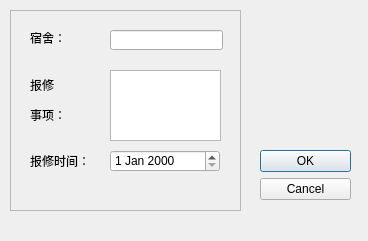
<?xml version="1.0" encoding="UTF-8"?>
<ui version="4.0">
 <class>Dialog_addrepair</class>
 <widget class="QDialog" name="Dialog_addrepair">
  <property name="geometry">
   <rect>
    <x>0</x>
    <y>0</y>
    <width>368</width>
    <height>241</height>
   </rect>
  </property>
  <property name="windowTitle">
   <string>Dialog</string>
  </property>
  <widget class="QDialogButtonBox" name="buttonBox">
   <property name="geometry">
    <rect>
     <x>260</x>
     <y>150</y>
     <width>91</width>
     <height>61</height>
    </rect>
   </property>
   <property name="orientation">
    <enum>Qt::Vertical</enum>
   </property>
   <property name="standardButtons">
    <set>QDialogButtonBox::Cancel|QDialogButtonBox::Ok</set>
   </property>
  </widget>
  <widget class="QFrame" name="frame">
   <property name="geometry">
    <rect>
     <x>10</x>
     <y>10</y>
     <width>231</width>
     <height>201</height>
    </rect>
   </property>
   <property name="frameShape">
    <enum>QFrame::StyledPanel</enum>
   </property>
   <property name="frameShadow">
    <enum>QFrame::Raised</enum>
   </property>
   <widget class="QLineEdit" name="lineEdit_dorm">
    <property name="geometry">
     <rect>
      <x>100</x>
      <y>20</y>
      <width>113</width>
      <height>20</height>
     </rect>
    </property>
   </widget>
   <widget class="QTextEdit" name="textEdit_case">
    <property name="geometry">
     <rect>
      <x>100</x>
      <y>60</y>
      <width>111</width>
      <height>71</height>
     </rect>
    </property>
   </widget>
   <widget class="QLabel" name="label">
    <property name="geometry">
     <rect>
      <x>20</x>
      <y>20</y>
      <width>51</width>
      <height>16</height>
     </rect>
    </property>
    <property name="text">
     <string>宿舍：</string>
    </property>
   </widget>
   <widget class="QLabel" name="label_2">
    <property name="geometry">
     <rect>
      <x>20</x>
      <y>60</y>
      <width>54</width>
      <height>61</height>
     </rect>
    </property>
    <property name="text">
     <string>&lt;html&gt;&lt;head/&gt;&lt;body&gt;&lt;p&gt;报修&lt;/p&gt;&lt;p&gt;事项：&lt;/p&gt;&lt;/body&gt;&lt;/html&gt;</string>
    </property>
   </widget>
   <widget class="QLabel" name="label_3">
    <property name="geometry">
     <rect>
      <x>20</x>
      <y>140</y>
      <width>81</width>
      <height>21</height>
     </rect>
    </property>
    <property name="text">
     <string>报修时间：</string>
    </property>
   </widget>
   <widget class="QDateEdit" name="repair_dateEdit">
    <property name="geometry">
     <rect>
      <x>100</x>
      <y>140</y>
      <width>110</width>
      <height>22</height>
     </rect>
    </property>
   </widget>
  </widget>
 </widget>
 <resources/>
 <connections>
  <connection>
   <sender>buttonBox</sender>
   <signal>accepted()</signal>
   <receiver>Dialog_addrepair</receiver>
   <slot>accept()</slot>
   <hints>
    <hint type="sourcelabel">
     <x>248</x>
     <y>254</y>
    </hint>
    <hint type="destinationlabel">
     <x>157</x>
     <y>274</y>
    </hint>
   </hints>
  </connection>
  <connection>
   <sender>buttonBox</sender>
   <signal>rejected()</signal>
   <receiver>Dialog_addrepair</receiver>
   <slot>reject()</slot>
   <hints>
    <hint type="sourcelabel">
     <x>316</x>
     <y>260</y>
    </hint>
    <hint type="destinationlabel">
     <x>286</x>
     <y>274</y>
    </hint>
   </hints>
  </connection>
 </connections>
</ui>
